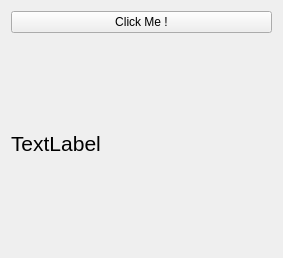
<?xml version="1.0" encoding="UTF-8"?>
<ui version="4.0">
 <class>Widget</class>
 <widget class="QWidget" name="Widget">
  <property name="geometry">
   <rect>
    <x>0</x>
    <y>0</y>
    <width>283</width>
    <height>258</height>
   </rect>
  </property>
  <property name="windowTitle">
   <string>Widget</string>
  </property>
  <layout class="QVBoxLayout" name="verticalLayout_2">
   <item>
    <layout class="QVBoxLayout" name="verticalLayout">
     <item>
      <widget class="QPushButton" name="clickBtn">
       <property name="text">
        <string>Click Me !</string>
       </property>
      </widget>
     </item>
     <item>
      <widget class="QLabel" name="label">
       <property name="font">
        <font>
         <pointsize>16</pointsize>
        </font>
       </property>
       <property name="text">
        <string>TextLabel</string>
       </property>
      </widget>
     </item>
    </layout>
   </item>
  </layout>
 </widget>
 <resources/>
 <connections/>
</ui>
